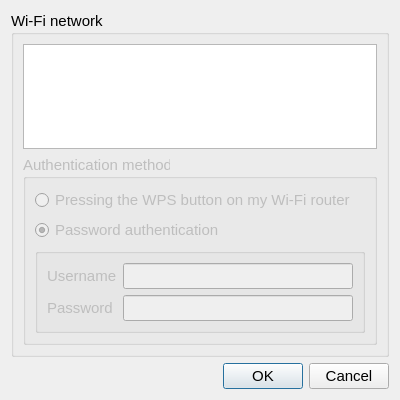
<?xml version="1.0" encoding="UTF-8"?>
<ui version="4.0">
 <class>WifiSettingsDialog</class>
 <widget class="QDialog" name="WifiSettingsDialog">
  <property name="windowModality">
   <enum>Qt::WindowModal</enum>
  </property>
  <property name="geometry">
   <rect>
    <x>0</x>
    <y>0</y>
    <width>400</width>
    <height>400</height>
   </rect>
  </property>
  <property name="font">
   <font>
    <pointsize>11</pointsize>
   </font>
  </property>
  <property name="windowTitle">
   <string>Wi-Fi network selection</string>
  </property>
  <layout class="QVBoxLayout" name="verticalLayout">
   <item>
    <widget class="QGroupBox" name="groupBox">
     <property name="title">
      <string>Wi-Fi network</string>
     </property>
     <layout class="QVBoxLayout" name="verticalLayout_2">
      <item>
       <widget class="QListWidget" name="list">
        <property name="font">
         <font>
          <pointsize>14</pointsize>
         </font>
        </property>
        <property name="iconSize">
         <size>
          <width>22</width>
          <height>22</height>
         </size>
        </property>
        <property name="spacing">
         <number>2</number>
        </property>
       </widget>
      </item>
      <item>
       <widget class="QGroupBox" name="authGroupbox">
        <property name="enabled">
         <bool>false</bool>
        </property>
        <property name="title">
         <string>Authentication method</string>
        </property>
        <property name="flat">
         <bool>false</bool>
        </property>
        <layout class="QVBoxLayout" name="verticalLayout_3">
         <item>
          <widget class="QRadioButton" name="WpsRadio">
           <property name="text">
            <string>Pressing the WPS button on my Wi-Fi router</string>
           </property>
          </widget>
         </item>
         <item>
          <widget class="QRadioButton" name="passwordRadio">
           <property name="text">
            <string>Password authentication</string>
           </property>
           <property name="checked">
            <bool>true</bool>
           </property>
          </widget>
         </item>
         <item>
          <widget class="QGroupBox" name="passwordGroupBox">
           <property name="title">
            <string/>
           </property>
           <property name="flat">
            <bool>false</bool>
           </property>
           <layout class="QFormLayout" name="formLayout">
            <property name="fieldGrowthPolicy">
             <enum>QFormLayout::ExpandingFieldsGrow</enum>
            </property>
            <item row="0" column="0">
             <widget class="QLabel" name="userLabel">
              <property name="enabled">
               <bool>false</bool>
              </property>
              <property name="text">
               <string>Username</string>
              </property>
             </widget>
            </item>
            <item row="0" column="1">
             <widget class="QLineEdit" name="userEdit">
              <property name="enabled">
               <bool>false</bool>
              </property>
             </widget>
            </item>
            <item row="1" column="0">
             <widget class="QLabel" name="label_3">
              <property name="text">
               <string>Password</string>
              </property>
             </widget>
            </item>
            <item row="1" column="1">
             <widget class="QLineEdit" name="passwordEdit">
              <property name="echoMode">
               <enum>QLineEdit::Password</enum>
              </property>
             </widget>
            </item>
           </layout>
          </widget>
         </item>
        </layout>
       </widget>
      </item>
     </layout>
    </widget>
   </item>
   <item>
    <widget class="QDialogButtonBox" name="buttonBox">
     <property name="orientation">
      <enum>Qt::Horizontal</enum>
     </property>
     <property name="standardButtons">
      <set>QDialogButtonBox::Cancel|QDialogButtonBox::Ok</set>
     </property>
    </widget>
   </item>
  </layout>
 </widget>
 <resources/>
 <connections>
  <connection>
   <sender>buttonBox</sender>
   <signal>accepted()</signal>
   <receiver>WifiSettingsDialog</receiver>
   <slot>accept()</slot>
   <hints>
    <hint type="sourcelabel">
     <x>248</x>
     <y>254</y>
    </hint>
    <hint type="destinationlabel">
     <x>157</x>
     <y>274</y>
    </hint>
   </hints>
  </connection>
  <connection>
   <sender>buttonBox</sender>
   <signal>rejected()</signal>
   <receiver>WifiSettingsDialog</receiver>
   <slot>reject()</slot>
   <hints>
    <hint type="sourcelabel">
     <x>316</x>
     <y>260</y>
    </hint>
    <hint type="destinationlabel">
     <x>286</x>
     <y>274</y>
    </hint>
   </hints>
  </connection>
 </connections>
</ui>
